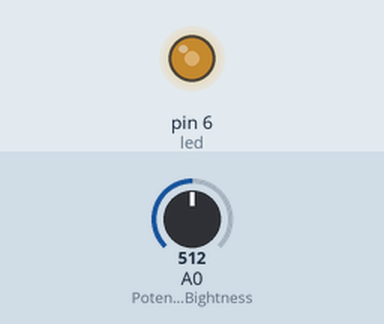
This sketch was run on a simulated Arduino Uno, built with avr-gcc and run on an emulated ATmega328P. On the bench: output pins drawn as LEDs (lit = HIGH). The inputs (shaded band) are chosen by the test bench; at power-on: A0 (PotentionmeterBightness) = 512.

Above: at 1.2 s.
1.3 s: A0 (PotentionmeterBightness) set to 716
At 2.3 s:
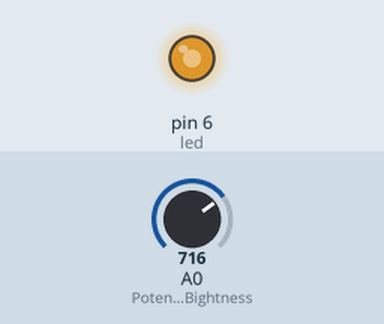
2.8 s: A0 (PotentionmeterBightness) set to 900
At 3.6 s:
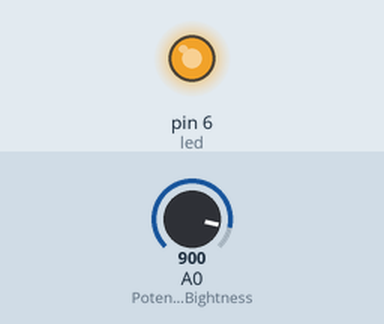
4.3 s: A0 (PotentionmeterBightness) set to 122
At 5.0 s:
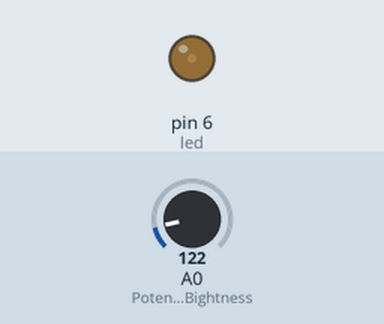
5.8 s: A0 (PotentionmeterBightness) set to 0
At 6.3 s:
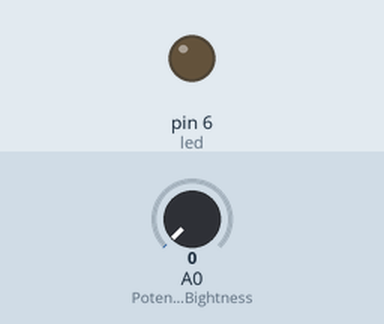
7.3 s: A0 (PotentionmeterBightness) set to 511
At 7.6 s:
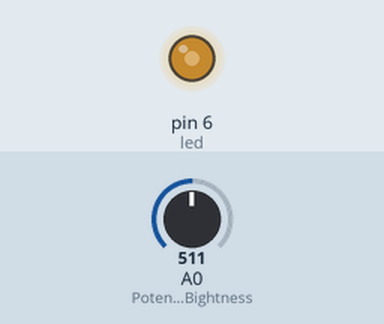
Timing chart, 0 to 9.8 s (numbered marks = the images above; inputs shaded):
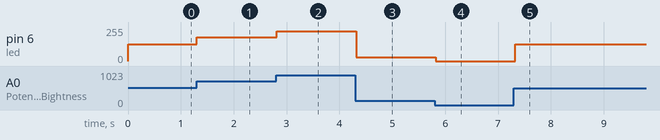

The sketch:

AnalogBrightness.ino
```cpp
int led = 6;
int brightness = 0;
int fadeAmount = 10;

void setup() {
  // put your setup code here, to run once:
  pinMode(led, OUTPUT);
  pinMode(A0, INPUT);
}

void loop() {
  // put your main code here, to run repeatedly:
  PotentionmeterBightness();

  delay(50);
}

void PWMchangeBrightness(){
  analogWrite(led, brightness);
  brightness += fadeAmount;
  if (brightness == 0 || brightness == 255){
    fadeAmount = -fadeAmount;
  }
}

void PotentionmeterBightness(){
  // Serial.begin(9600);
  // int anaValue;
  // anaValue = analogRead(A0);
  int value;
  value = map(analogRead(A0), 0, 1023, 0, 255);
  analogWrite(led, value);
  // Serial.println(value);
}
```

Measured:
- after the input at 1.3 s, pin 6 (led): 127/255 → 178/255 at once
- after the input at 2.8 s, pin 6 (led): 178/255 → 224/255 at once
- after the input at 4.3 s, pin 6 (led): 224/255 → 30/255 at once
- after the input at 5.8 s, pin 6 (led): 30/255 → 0/255 at once
- after the input at 7.3 s, pin 6 (led): 0/255 → 127/255 at once
